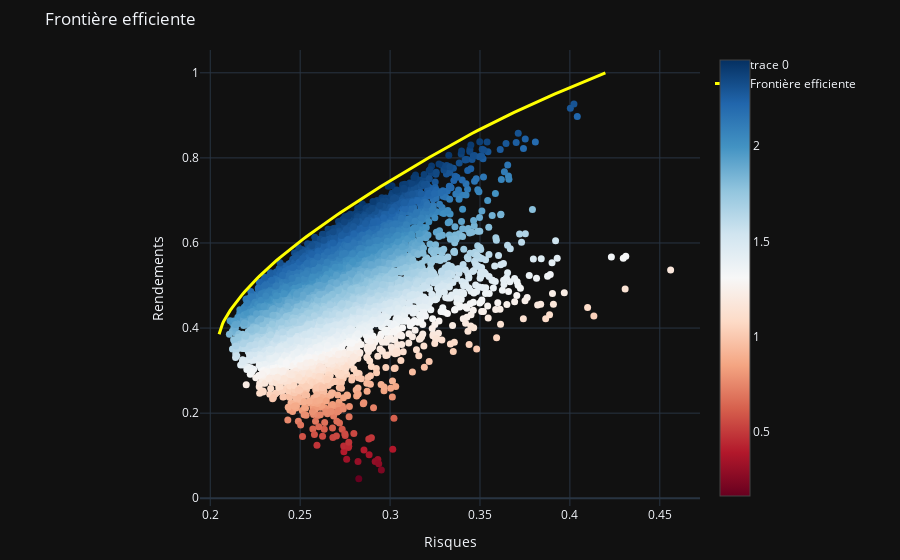

Notebook code for this chart:
### Code cell
fig = go.Figure()
fig.update_layout(
    margin=dict(l=200, r=200, t=50, b=50),
)
fig.add_trace(go.Scatter(x=portfolios_df['risks'], y=portfolios_df['returns'], mode='markers', marker=dict(color=portfolios_df['returns']/portfolios_df['risks'], showscale=True, colorscale='RdBu', size=7)))
fig.add_trace(go.Scatter(x=frontier_risks, y=frontier_returns, mode='lines', line=dict(color='yellow', width=3), name='Frontière efficiente'))
fig.update_layout(title='Frontière efficiente', yaxis_title='Rendements', xaxis_title='Risques')
fig.show()
